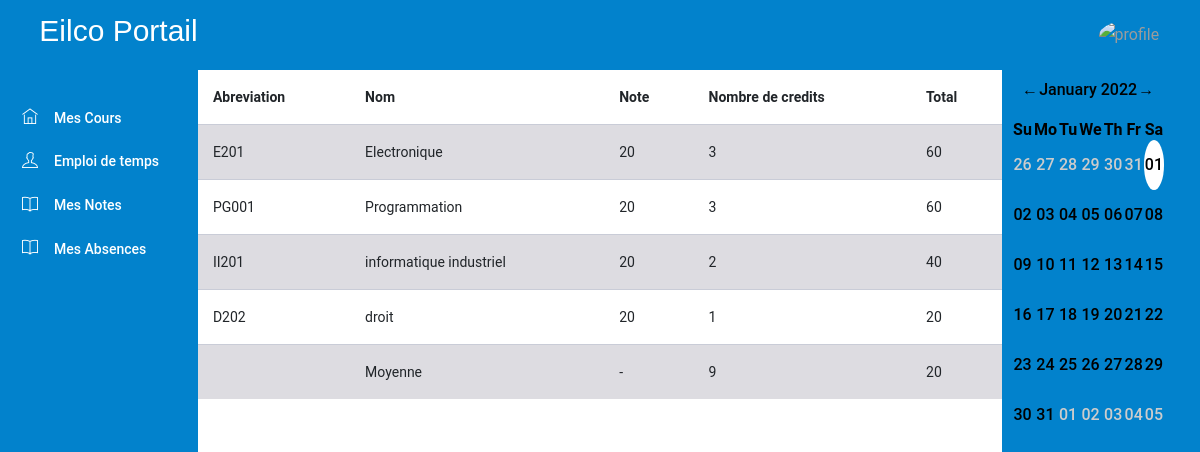
Page /PL/pages/student/notes.php (signed in) on the committed database.
### tables this page shows
CREATE TABLE `cours` (
  `idcours` int NOT NULL AUTO_INCREMENT,
  `nom` varchar(45) NOT NULL,
  `abreviation` varchar(45) NOT NULL,
  `prof_id` int NOT NULL,
  `credits` int NOT NULL,
  `formation_id` int NOT NULL,
  PRIMARY KEY (`idcours`),
  KEY `prof_idx` (`prof_id`),
  KEY `classe_cour_idx` (`formation_id`),
  CONSTRAINT `formation_cour` FOREIGN KEY (`formation_id`) REFERENCES `formation` (`idformation`),
  CONSTRAINT `prof_cour` FOREIGN KEY (`prof_id`) REFERENCES `users` (`iduser`)
);

CREATE TABLE `notes` (
  `etudiant_id` int NOT NULL,
  `cours_id` int NOT NULL,
  `note` int NOT NULL,
  KEY `etudiant_idx` (`etudiant_id`),
  KEY `cour_idx` (`cours_id`),
  CONSTRAINT `cour_note` FOREIGN KEY (`cours_id`) REFERENCES `cours` (`idcours`),
  CONSTRAINT `etudiant_note` FOREIGN KEY (`etudiant_id`) REFERENCES `users` (`iduser`)
);

### DAL/coursRepository.php (called while the page is built, shortened)
<?php
require_once(__DIR__ . "/../DTO/cour.php");
function getCoursbystudentId($student_id)
{
    $conn = openConnection();
    $cours = null;
    $query = "select cours.* from users,cours where cours.formation_id=users.formation_id and users.iduser=?;";
    $stmt = $conn->prepare($query);
    $stmt->bind_param("i", $student_id);
    $stmt->execute();
    $result = $stmt->get_result();
    $i = 0;
    while ($row = mysqli_fetch_array($result)) {
        $cour = new cour();
        $cour->setId($row["idcours"]);
        $cour->setNom($row["nom"]);
        $cour->setAbreviation($row["abreviation"]);
        $cour->setProf_id($row["prof_id"]);
        $cour->setFormation_id($row["formation_id"]);
        $cour->setNb_credits($row["credits"]);
        $cours[$i] = $cour;
        $i++;
    }
    return $cours;
}
function getCoursGrade($student_id, $cours_id)
{
    $conn = openConnection();
    $note = null;
    try {
        $sql = "select note from notes where cours_id=? and etudiant_id =?;";
        $stmt = $conn->prepare($sql);
        $stmt->bind_param("ii", $cours_id, $student_id);
        $stmt->execute();
        $result = $stmt->get_result();
        if ($result->num_rows > 0) {
            if ($row = $result->fetch_assoc()) {
                $note = $row["note"];
            }
        }
    } catch (Exception $ex) {
    }
    return $note;
}

### BLL/coursManager.php (called while the page is built, shortened)
<?php
require(__DIR__."/../DAL/coursRepository.php");
function getCoursbystudent($student_id) {
    return getCoursbystudentId($student_id);
}
function getNoteCour($student_id,$cours_id) {
    return getCoursGrade($student_id,$cours_id);
}
?>

### DTO/cour.php (called while the page is built, shortened)
<?php
class cour{
    private $nom;
    private $abreviation;
    private $nb_credits;
    public function getNom() {
        return $this->nom;
    }
    public function setNom($nom) {
        $this->nom = $nom;
    }
    public function getAbreviation() {
        return $this->abreviation;
    }
    public function setAbreviation($abreviation) {
        $this->abreviation = $abreviation;
    }
    public function getNb_credits() {
        return $this->nb_credits;
    }
    public function setNb_credits($nb_credits) {
        $this->nb_credits = $nb_credits;
    }
}
?>

### PL/pages/student/notes.php (the view, shortened to what this page needs)
<!DOCTYPE html>
<html lang="en">
<head>
    <link rel="stylesheet" href="../../assets/vendors/ti-icons/css/themify-icons.css">
    <link rel="stylesheet" href="../../styles/admin_page.css">
    <link rel="stylesheet" href="../../styles/rome.css">
</head>
<body>
    <div class="container-scroller">
        <nav class="navbar col-lg-12 col-12 p-0 fixed-top d-flex flex-row">
            <div class="text-center navbar-brand-wrapper d-flex align-items-center justify-content-center">
                <h3 style="color: white; font-family: 'Gill Sans', 'Gill Sans MT', Calibri, 'Trebuchet MS', sans-serif;">
                    Eilco Portail</h3>
            </div>
            <div class="navbar-menu-wrapper d-flex align-items-center justify-content-end">
                <ul class="navbar-nav navbar-nav-right">
                    <li class="nav-item nav-profile dropdown">
                        <a class="nav-link dropdown-toggle" href="#" data-toggle="dropdown" id="profileDropdown">
                            <img src="images/faces/face28.jpg" alt="profile" />
                        </a>
                    </li>
                </ul>
            </div>
        </nav>
        <div class="container-fluid page-body-wrapper">
            <nav class="sidebar sidebar-offcanvas" id="sidebar">
                <ul class="nav">
                    <li class="nav-item">
                        <a class="nav-link" href="student_page.php">
                            <i class="ti-home menu-icon"></i>
                            <span class="menu-title">Mes Cours</span>
                        </a>
                    </li>
                    <li class="nav-item">
                        <a class="nav-link" href="edt.php">
                            <i class="ti-user menu-icon"></i>
                            <span class="menu-title">Emploi de temps </span>
                        </a>
                    </li>
                    <li class="nav-item">
                        <a class="nav-link" href="notes.php">
                            <i class="ti-book menu-icon"></i>
                            <span class="menu-title">Mes Notes</span>
                        </a>
                    </li>
                    <li class="nav-item">
                        <a class="nav-link" href="absence.php">
                            <i class="ti-book menu-icon"></i>
                            <span class="menu-title">Mes Absences</span>
                        </a>
                    </li>
                </ul>
            </nav>
            <div class="main-panel">
                <div class="content-wrapper">
                    <table class="table table-striped">
                        <?php
                        require('../../../BLL/coursManager.php');
                        $u = unserialize($_SESSION['loggeduser']);
                        $courses = getCoursbystudent($u->getId());
                        $totalNbCredit = 0;
                        $moyenne =0;
                        echo
                        "<thead>" .
                            "<tr>" .
                            "<th>" .
                            "Abreviation" .
                            "</th>" .
                            "<th>" .
                            "Nom" .
                            "</th>" .
                            "<th>" .
                            "Note" .
                            "</th>" .
                            "<th>" .
                            "Nombre de credits" .
                            "</th>" .
                            "<th>" .
                            "Total" .
                            "</th>" .
                            "</tr>" .
                            "</thead>";
                        for ($i = 0; $i < count($courses); $i++) {
                            echo "<tr>"
                                . "<td>" . $courses[$i]->getAbreviation() . "</td>"
                                . "<td>" . $courses[$i]->getNom() . "</td>"
                                . "<td>" . getNoteCour($u->getId(),$courses[$i]->getId()) . "</td>"
                                . "<td>" . $courses[$i]->getNb_credits() . "</td>"
                                . "<td>" . getNoteCour($u->getId(),$courses[$i]->getId()) * $courses[$i]->getNb_credits() . "</td>"
                                . "</tr>";
                                $totalNbCredit = $totalNbCredit + $courses[$i]->getNb_credits();
                                $moyenne = $moyenne + getNoteCour($u->getId(),$courses[$i]->getId()) * $courses[$i]->getNb_credits();
                        }
                        echo "<tr>"
                            . "<td></td>"
                            . "<td>Moyenne</td>"
                            . "<td>-</td>"
                            . "<td>" . $totalNbCredit . "</td>"
                            . "<td>" . $moyenne/$totalNbCredit . "</td>"
                            . "</tr>";
                        ?>
                    </table>
                </div>
            </div>
            <nav class="sidebar calendarbar" id="sidebar">
                <form action="#" class="row">
                    <div class="col-md-12">
                        <div id="inline_cal"></div>
                    </div>
                </form>
        </div>
    </div>
</body>
</html>

### rows in the picture
cours: abreviation "E201", nom "Electronique", idcours.note "20", credits "3", getNoteCour($u->getId(),$courses[$i]->getId()) * $courses[$i]->getNb_credits() "60"
cours: abreviation "PG001", nom "Programmation", idcours.note "20", credits "3", getNoteCour($u->getId(),$courses[$i]->getId()) * $courses[$i]->getNb_credits() "60"
cours: abreviation "II201", nom "informatique industriel", idcours.note "20", credits "2", getNoteCour($u->getId(),$courses[$i]->getId()) * $courses[$i]->getNb_credits() "40"
cours: abreviation "D202", nom "droit", idcours.note "20", credits "1", getNoteCour($u->getId(),$courses[$i]->getId()) * $courses[$i]->getNb_credits() "20"

### other values in the picture
$totalNbCredit "9"
$moyenne/$totalNbCredit "20"
